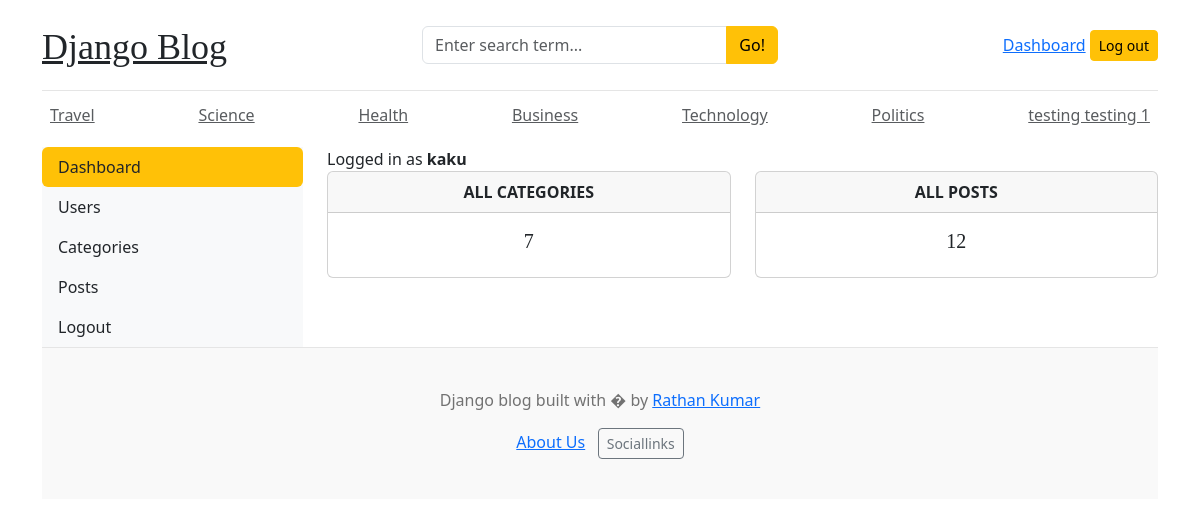
The page /dashboard/ (signed in) on the database its author committed.
### blogs/models.py (models this page shows, shortened)
class Category(models.Model):
    category_name = models.CharField(max_length=50,unique=True)
    created_at = models.DateTimeField(auto_now_add=True)
    updated_at = models.DateTimeField(auto_now=True)
    class Meta:
        verbose_name_plural = 'categories'

### dashboard/views.py (the view)
# urls.py: path('dashboard/', include('dashboard.urls')),
@login_required(login_url='login')
def dashboard(request):
    category_count = Category.objects.count()
    blogs_count = Blog.objects.count()
    context = {
        'category_count': category_count,
        'blogs_count': blogs_count,
    }
    return render(request, 'dashboard/dashboard.html', context)

### blogs/context_processors.py (called while the page is built)
def get_categories(request):
    categories = Category.objects.all()
    return dict(categories=categories)

### templates/dashboard/dashboard.html
{% extends 'base.html' %}
{% block content %}
<div class="row">
    {% include 'dashboard/sidebar.html' %}
    <div class="col-md-9">
        <span>Logged in as <b>{{ user }}</b></span>
        <div class="row">
            <div class="col">
                <div class="card border-default mb-3">
                    <div class="card-header text-center text-uppercase font-weight-bold">
                        All Categories
                    </div>
                    <div class="card-body text-dark">
                        <h5 class="card-title text-center">{{category_count}}</h5>
                    </div>
                </div>
            </div>
            <div class="col">
                <div class="card border-default mb-3">
                    <div class="card-header text-center text-uppercase font-weight-bold">
                        All Posts
                    </div>
                    <div class="card-body text-dark">
                        <h5 class="card-title text-center">{{blogs_count}}</h5>
                    </div>
                </div>
            </div>
        </div>
    </div>
</div>
{% endblock %}

### templates/base.html (shortened to what this page needs)
{%load static%}
<!DOCTYPE html>
<html lang="en">
<head>
    <link href="https://getbootstrap.com/docs/4.0/dist/css/bootstrap.min.css" rel="stylesheet">
    <link href="{% static 'css/blog.css' %}" rel="stylesheet">
    <link href="https://cdn.jsdelivr.net/npm/bootstrap@5.3.3/dist/css/bootstrap.min.css" rel="stylesheet">
    <link rel="stylesheet" href="https://cdnjs.cloudflare.com/ajax/libs/font-awesome/4.7.0/css/font-awesome.min.css">
  </head>
<body>
    <div class="container">
      <header class="blog-header py-3">
        <div class="row flex-nowrap justify-content-between align-items-center">
          <div class="col-4 pt-1">
            <a class="blog-header-logo text-dark" href="/">Django Blog</a>
          </div>
          <div class="col-4">
            <form action="{% url 'search' %}" method="GET">
              <div class="input-group">
                <input class="form-control" type="text" name="keyword" value="{{keyword}}" placeholder="Enter search term..." aria-label="Enter search">
                <button type="submit" class="btn btn-warning" id="button-search" type="button">Go!</button>
              </div>
            </form>
          </div>
          <div class="col-4 d-flex justify-content-end align-items-center">
            {% if not user.is_authenticated %}
            <a class="btn btn-sm btn-warning" href="{% url 'login' %}">Login</a> &nbsp;
            <a class="btn btn-sm btn-outline-secondary" href="{% url 'register' %}">Register</a>
            {% else %}
            <span><a href="{% url 'dashboard' %}">Dashboard</a></span>&nbsp;
            <a class="btn btn-sm btn-warning" href="{% url 'logout' %}">Log out</a>
            {% endif %}
          </div>
        </div>
      </header>
      <div class="nav-scroller py-1 mb-2">
        <nav class="nav d-flex justify-content-between">
         {% for cat in categories %}
          <a class="p-2 text-muted" href="{% url 'blogs:posts_by_category' cat.id %}">{{cat.category_name}}</a>
          {% endfor%}
        </nav>
      </div>
        {% block content %}
        {% endblock %}
      <footer class="blog-footer">
        <p>Django blog built with � by <a href="#">Rathan Kumar</a></p>
        <a href="{% url 'about' %}">About Us</a> &nbsp;
        <a class="btn btn-sm btn-outline-secondary" href="https://www.facebook.com/w3schoolscom/">Sociallinks</a>
      </footer>
      </body>
      </html>

### blog_main/static/css/blog.css (style rules this page uses)
.blog-header { border-bottom: 1px solid #e5e5e5; }
.blog-header-logo { font-family: "Playfair Display", Georgia, "Times New Roman", serif; font-size: 2.25rem; }
h1, h2, h3, h4, h5, h6 { font-family: "Playfair Display", Georgia, "Times New Roman", serif; }
.blog-footer { padding: 2.5rem 0; color: #727272; text-align: center; background-color: #f9f9f9; border-top: .05rem solid #e5e5e5; }

### rows shown on the page
Category: category_name "Travel"
Category: category_name "Science"
Category: category_name "Health"
Category: category_name "Business"
Category: category_name "Technology"
Category: category_name "Politics"
Category: category_name "testing testing 1"

### other values the page prints
{{ user }} "kaku"
{{ category_count }} "7"
{{ blogs_count }} "12"
